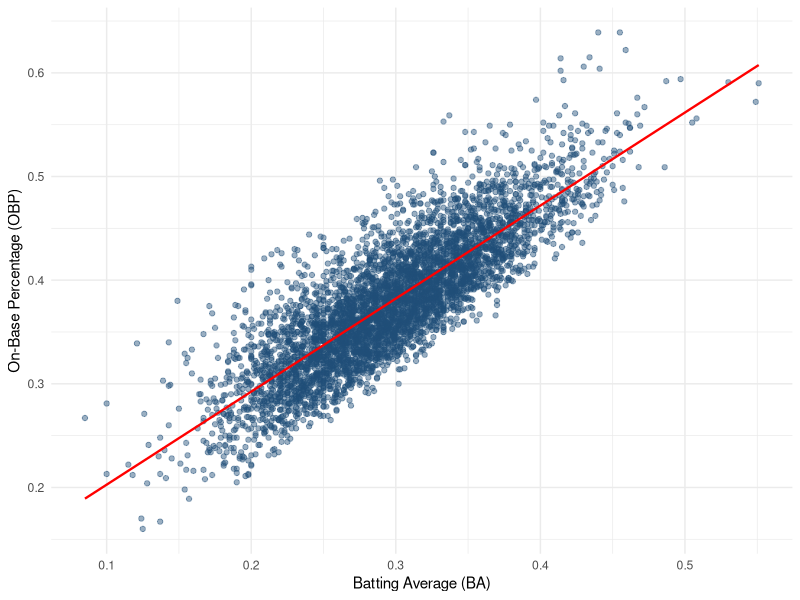
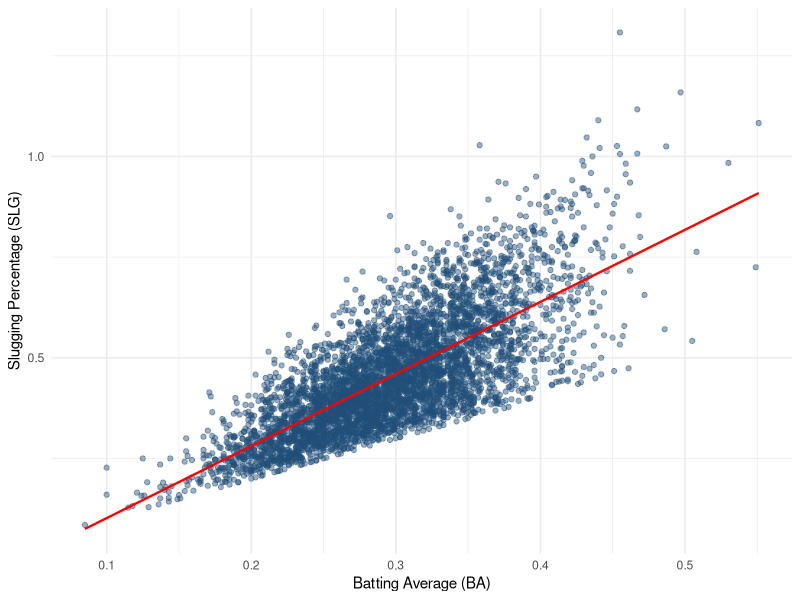

R code for these plots, in order:
## ---- chunk 1
#| label: setup
#| include: false
library(tidyverse)

batting_raw <- read_csv("data/batting.csv", show_col_types = FALSE) |>
  mutate(Season = as.character(Season))

batting <- batting_raw |>
  filter(PA >= 50)

set.seed(42)
## ---- chunk 2
#| echo: false
#| fig-width: 7
#| fig-height: 5
ggplot(batting, aes(BA, OBP)) +
  geom_point(color = "#1f4e79", alpha = 0.45, size = 1.5) +
  geom_smooth(method = "lm", se = FALSE, color = "red", linewidth = 0.8) +
  labs(x = "Batting Average (BA)", y = "On-Base Percentage (OBP)") +
  theme_minimal()
## ---- chunk 3
#| echo: false
#| fig-width: 7
#| fig-height: 5
ggplot(batting, aes(BA, SLG)) +
  geom_point(color = "#1f4e79", alpha = 0.45, size = 1.5) +
  geom_smooth(method = "lm", se = FALSE, color = "red", linewidth = 0.8) +
  labs(x = "Batting Average (BA)", y = "Slugging Percentage (SLG)") +
  theme_minimal()
